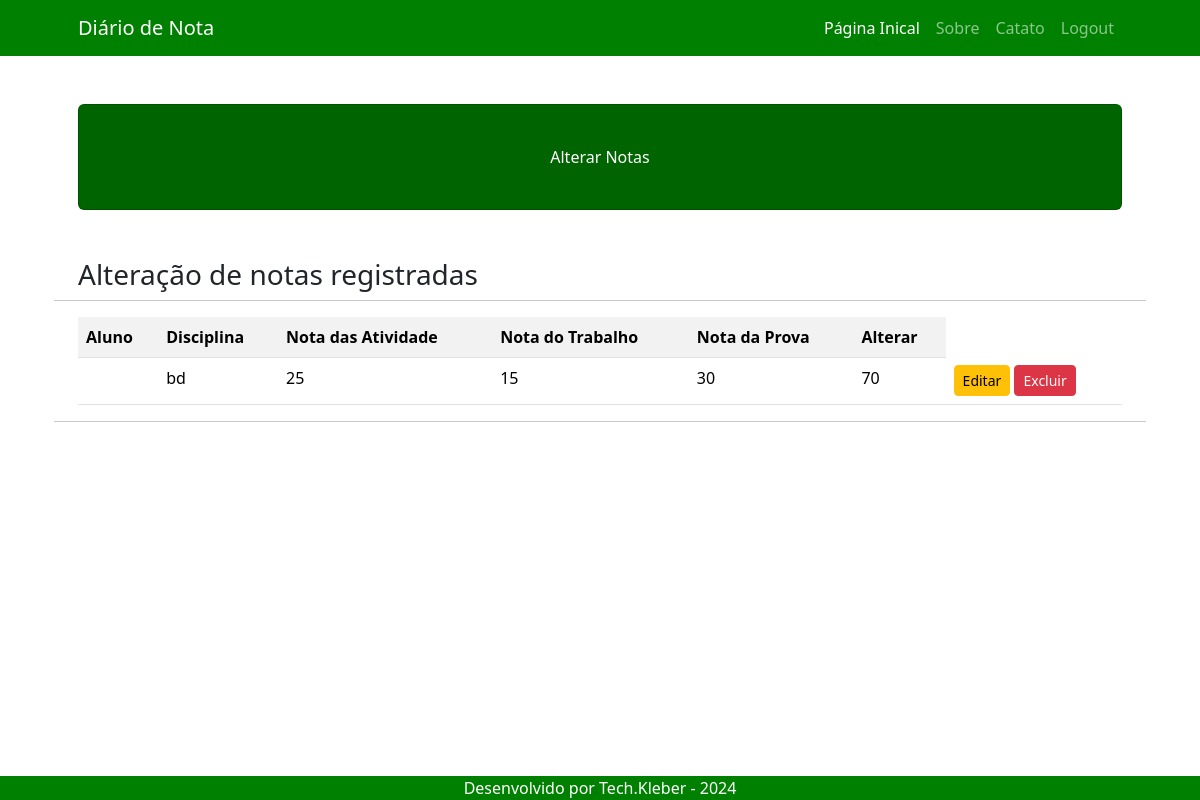
/alterar/ (signed in), run on an earlier commit of the app's database.
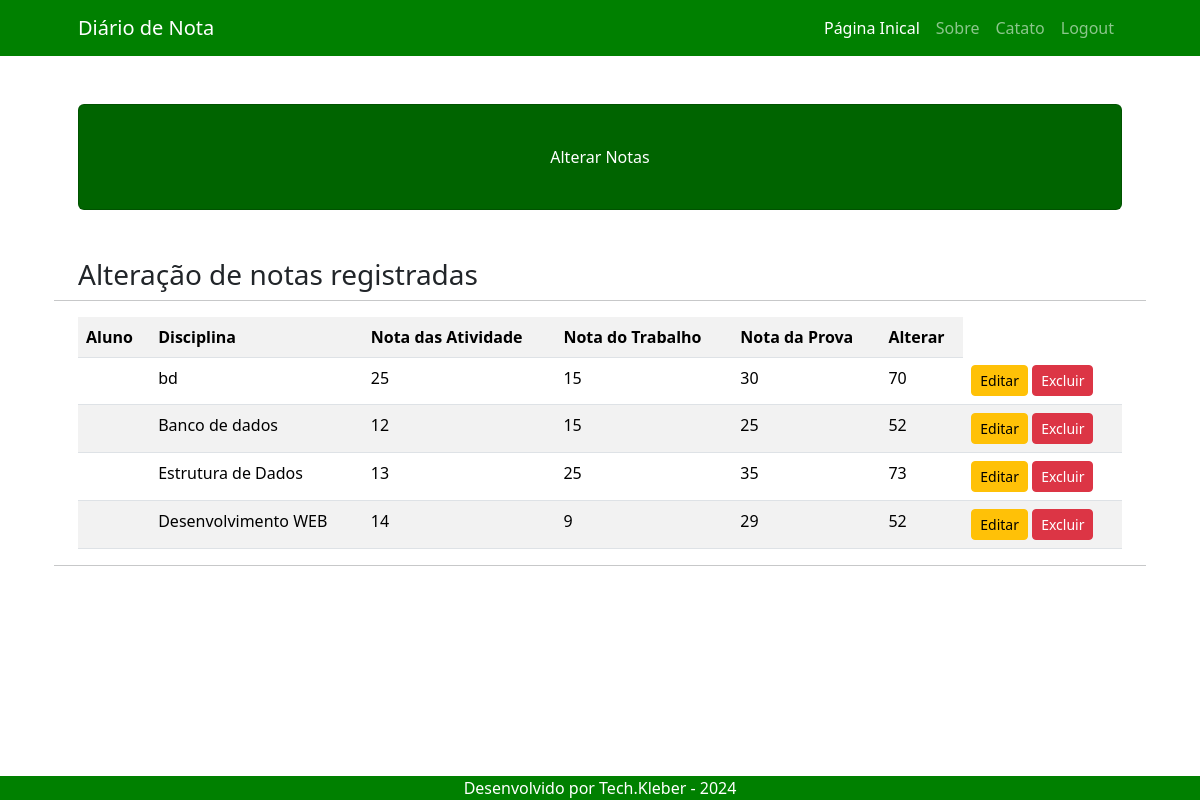
And on a later commit of the database.
### usuarios/models.py (models this page shows)
class Nota(models.Model):
    nome_aluno=models.CharField(max_length=200)
    disciplina=models.CharField(max_length=200)
    nota_atividades=models.IntegerField(default=0)
    nota_trabalho=models.IntegerField(default=0)
    nota_prova=models.IntegerField(default=0)
    media=models.IntegerField(blank=True, default=0)

### usuarios/views.py (the view)
# urls.py: path('alterar/', views.alterar, name='alterar'),
def alterar(request):
    if request.method=="GET":
        if request.user.is_authenticated:
            lista_notas = Nota.objects.all()
            dicionario_notas={'lista_notas':lista_notas}
            return render(request, 'usuarios/alterar.html', dicionario_notas)
        else:
            return HttpResponse("Erro!")

### usuarios/templates/usuarios/alterar.html (shortened to what this page needs)
{% extends 'usuarios/base.html' %}
{% block titulo %}Alterar Notas{% endblock %}
{% block conteudo %}
<h3>Alteração de notas registradas</h3>
<hr>
<div class="table-responsive">
    <table class="table table-striped">
        <tr>
            <th>Aluno</th>
            <th>Disciplina</th>
            <th>Nota das Atividade</th>
            <th>Nota do Trabalho</th>
            <th>Nota da Prova</th>
            <th>Alterar</th>
        </tr>
        {% for campo in lista_notas %}
        <tr>
            <td>{{ user.firts_name }}</td>
            <td>{{ campo.disciplina }}</td>
            <td>{{ campo.nota_atividades }}</td>
            <td>{{ campo.nota_trabalho }}</td>
            <td>{{ campo.nota_prova }}</td>
            <td>{{ campo.media }}</td>
            <td>
                <a href="{% url 'editar_verificacao' campo.pk %}" class="btn btn-warning btn-sm">Editar</a>
                <a href="{% url 'excluir_verificacao' campo.pk %}" class="btn btn-danger btn-sm">Excluir</a>
            </td>
        </tr>
        {% empty %}
            <tr>
                <td colspan="6">Nenhum resgistro encontrado! seu vcilão.</td>
            </tr>
        {% endfor %}
    </table>
</div>
<hr>
{% endblock %}

### usuarios/templates/usuarios/base.html (shortened to what this page needs)
{% load static %}
<!DOCTYPE html>
<html lang="pt-br">
<head>
    <link href="{% static 'css/bootstrap.min.css' %}" rel="stylesheet">
</head>
<body>
    <nav class="navbar navbar-expand-lg navbar-dark" style="background-color: #008000;">
        <div class="container px-5">
            <a class="navbar-brand" href="{% url 'home' %}">Diário de Nota</a>
            <div class="collapse navbar-collapse" id="navbarSupportedContent">
                <ul class="navbar-nav ms-auto mb-2 mb-lg-0">
                    <li class="nav-item"><a class="nav-link active" aria-current="page" href="{% url 'home' %}">Página Inical</a></li>
                    <li class="nav-item"><a class="nav-link" href="#!">Sobre</a></li>
                    <li class="nav-item"><a class="nav-link" href="#!">Catato</a></li>
                    <li class="nav-item"><a class="nav-link" href="{% url 'logout' %}">Logout</a></li>
                </ul>
            </div>
        </div>
    </nav>
    <div class="container px-4 px-lg-5">
        <div class="card text-white my-5 py-4 text-center" style="background-color: #006400;">
            <div class="card-body"><p class="text-white m-0">{% block titulo %}Seja-vindo(a) ao seu portal{% endblock %}</p></div>
        </div>
        <div class="row gx-4 gx-lg-5">
            {% block conteudo%}{% endblock %}
        </div>
    </div>
    <footer class="fixed-bottom" style="background-color: #008000;">
        <div class="container px-5 px-lg-5"><p class="m-0 text-center text-white">Desenvolvido por Tech.Kleber - 2024</p></div>
    </footer>
</body>
</html>

What changed in the data, as far as the page shows it:
added Nota: disciplina "Banco de dados", nota_atividades "12", nota_trabalho "15", nota_prova "25", media "52"
added Nota: disciplina "Estrutura de Dados", nota_atividades "13", nota_trabalho "25", nota_prova "35", media "73"
added Nota: disciplina "Desenvolvimento WEB", nota_atividades "14", nota_trabalho "9", nota_prova "29", media "52"
